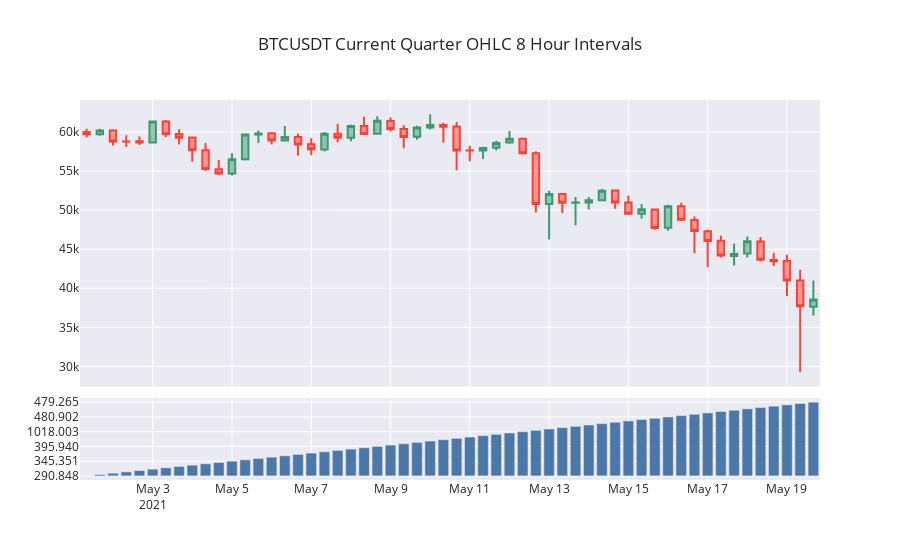

The notebook cell this image was saved under:
### Code cell
df_perpetual = utils.get_continuous_contracts(pair="BTCUSDT", start_time="2021-05-01", contract_type="CURRENT_QUARTER")
utils.make_price_volume_chart(df_perpetual, title="BTCUSDT Current Quarter OHLC 8 Hour Intervals")
